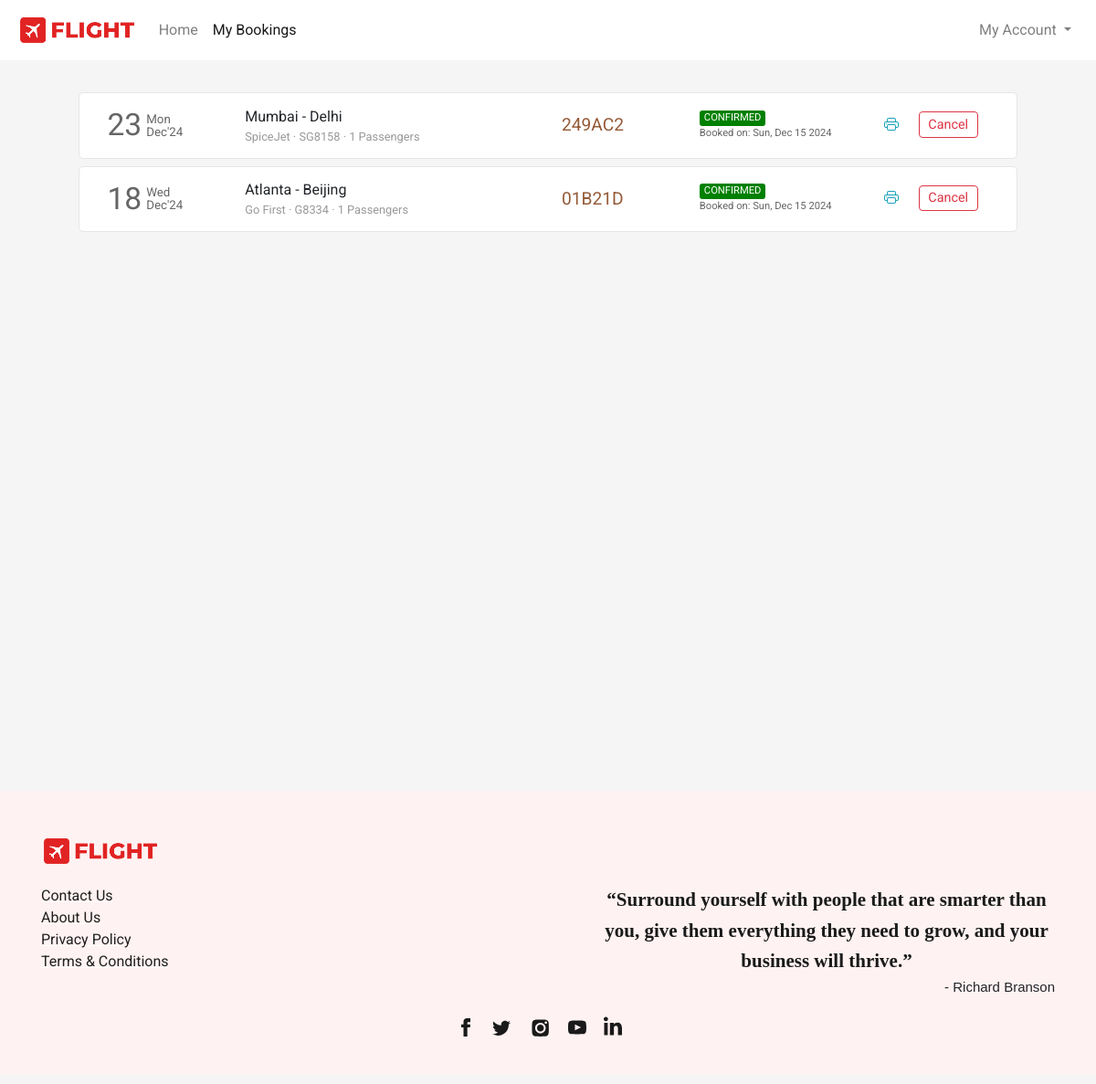
The app's page /booking/bookings/ (signed in) with its own data.
### payment/models.py (models this page shows)
class Ticket(models.Model):
    user = models.ForeignKey(User, on_delete=models.CASCADE, related_name="bookings", blank=True, null=True)
    passengers = models.ManyToManyField(Passenger, related_name="flight_tickets")
    ref_no = models.CharField(max_length=6, unique=True)
    flight = models.ForeignKey(Flight, on_delete=models.CASCADE, related_name="tickets", blank=True, null=True)
    flight_ddate = models.DateField(blank=True, null=True)
    flight_adate = models.DateField(blank=True, null=True)
    flight_fare = models.FloatField(blank=True, null=True)
    other_charges = models.FloatField(blank=True, null=True)
    coupon_used = models.CharField(max_length=15, blank=True)
    coupon_discount = models.FloatField(default=0.0)
    total_fare = models.FloatField(blank=True, null=True)
    seat_class = models.CharField(max_length=20, choices=SEAT_CLASS)
    booking_date = models.DateTimeField(default=datetime.now)
    mobile = models.CharField(max_length=20, blank=True)
    email = models.EmailField(max_length=45, blank=True)
    status = models.CharField(max_length=45, choices=TICKET_STATUS)

### flights/models.py (models this page shows, shortened)
class Flight(models.Model):
    origin = models.ForeignKey(Place, on_delete=models.CASCADE, related_name="departures",null=True)
    destination = models.ForeignKey(Place, on_delete=models.CASCADE, related_name="arrivals",null=True)
    depart_time = models.TimeField(auto_now=False, auto_now_add=False,null=True)
    depart_day = models.ManyToManyField(Week, related_name="flights_of_the_day")
    duration = models.DurationField(null=True)
    arrival_time = models.TimeField(auto_now=False, auto_now_add=False,null=True)
    plane = models.CharField(max_length=24,null=True)
    airline = models.CharField(max_length=64,null=True)
    economy_fare = models.FloatField(null=True)
    business_fare = models.FloatField(null=True)
    first_fare = models.FloatField(null=True)

class Place(models.Model):
    city = models.CharField(max_length=64,null=True)
    airport = models.CharField(max_length=64,null=True)
    code = models.CharField(max_length=3,null=True)
    country = models.CharField(max_length=64,null=True)

### booking/views.py (the view)
# urls.py: path('bookings/', views.bookings, name="bookings"),
def bookings(request):
    if request.user.is_authenticated:
        tickets = Ticket.objects.filter(user=request.user).order_by('-booking_date')
        return render(request, 'bookings.html', {
            'page': 'bookings',
            'tickets': tickets
        })
    else:
        return HttpResponseRedirect(reverse('login'))

### frontend/template/bookings.html (shortened to what this page needs)
{% extends 'layout.html' %}
{% load static %}
{% block head %}
    <link rel="stylesheet" href="{% static 'css/bookings_style.css' %}">
{% endblock head %}
{% block body %}
    <section class="section section1">
        <div class="container">
            {% if tickets %}
                {% for ticket in tickets %}
                    <div class="row each-booking-div" id="{{ticket.ref_no}}">
                        <div class="col-2" style="display: flex;">
                            <div style="display: flex; color: #666666; margin-top: auto;">
                                <div>
                                    <span style="font-size: 2.1em;">{{ticket.flight_ddate | date:"d"}}</span>
                                </div>
                                <div style="font-size: smaller; display: flex; margin: auto 0; padding-left: 5px; line-height: 1em;">
                                    <div style="margin: auto;">
                                        <div style="margin-bottom: 1px;">{{ticket.flight_ddate | date:"D"}}</div>
                                        <div style="margin-top: 1px;">{{ticket.flight_ddate | date:"M'y"}}</div>
                                    </div>
                                </div>
                            </div>
                        </div>
                        <div class="col-4 middle-div">
                            <div style="width:100%">
                                <div class="row places-div" style=" display: flex;">
                                    <div style="max-width: 45%;">{{ticket.flight.origin.city}}</div>
                                    <div>&nbsp;-&nbsp;</div>
                                    <div style="max-width: 45%;">{{ticket.flight.destination.city}}</div>
                                </div>
                                <div class="row places-div" style="font-size: .8em; color: #999999; ">
                                    <div style="max-width: 100%;">{{ticket.flight.airline}} &middot; {{ticket.flight.plane}} &middot; {{ticket.passengers.count}} Passengers</div>
                                </div>
                            </div>
                        </div>
                        <div class="col-2 middle-div">
                            <div style="font-size: 1.2em; color: #945937;">{{ticket.ref_no}}</div>
                        </div>
                        <div class="col-2 middle-div">
                            <div>
                                <div class="row status-div">
                                    {% if ticket.status == 'CONFIRMED' %}
                                        <div class="green">{{ticket.status}}</div>
                                    {% endif %}
                                </div>
                                <div class="row booking-date-div" style="font-size: .7em; color: #666;">
                                    {% if ticket.status == 'CONFIRMED' %}
                                        Booked on: {{ticket.booking_date | date:"D, M d Y"}}
                                    {% endif %}
                                </div>
                            </div>
                        </div>
                        <div class="col-2 last-div">
                            <div>
                                <div class="ticket-action-div">
                                    {% if ticket.status == 'CONFIRMED' %}
                                        <form action="{% url 'cancelTicket' %}" method="get" target="_blank">
                                            <button type="submit" class="btn btn-outline-info btnp pbtn">
                                            </button>
                                        </form>
                                        <button class="btn btn-outline-danger btnp cbtn"  data-ref="{{ticket.ref_no}}" onclick="popup(this)">Cancel</button>
                                    {% endif %}
                                </div>
                            </div>
                        </div>
                    </div>
                {% endfor %}
            {% endif %}
        </div>
    </section>
{% endblock %}

### frontend/static/css/layout_style.css (style rules this page uses)
body { margin: 0px; padding: 0px; font-family: "Rubik", sans-serif; font-weight: normal; font-style: normal; min-width: 250px; }
.section { background-size: cover; background-position: center; background-repeat: no-repeat; padding: 30px 50px; min-height: 100vh; }

### frontend/static/css/bookings_style.css (style rules this page uses)
* { font-family: 'Roboto', sans-serif; }
body { background-color: #f5f5f5; word-wrap: break-word; }
.container { cursor: pointer; }
.each-booking-div { width: 96%; margin: 5px auto 8px auto; transition-duration: .4s; padding: 10px 15px; background-color: #fff; border: 1px solid #e6e6e6; border-radius: 5px; }
.btnp { padding: .15rem .6rem; font-size: .9em; margin-top: 3px; margin-bottom: 5px; }
.each-booking-div > div { display: flex; overflow: auto; }
.each-booking-div > div > div { margin-top: auto; margin-bottom: auto; width: 100%; }
.green, .red, .orange { border-radius: 3px; color: white; padding-left: 5px; padding-right: 5px; font-size: .7em; }
.green { background-color: green; }
.ticket-action-div { display: flex; justify-content: space-evenly; }
.pbtn, .rbtn { border: 0; }

### records on screen
Ticket: flight_ddate "23", flight_ddate "Mon", flight_ddate "Dec'24", flight.origin.city "Mumbai", flight.destination.city "Delhi", flight.airline "SpiceJet", flight.plane "SG8158", passengers.count "1", ref_no "249AC2", status "CONFIRMED", booking_date "Sun, Dec 15 2024"
Ticket: flight_ddate "18", flight_ddate "Wed", flight_ddate "Dec'24", flight.origin.city "Atlanta", flight.destination.city "Beijing", flight.airline "Go First", flight.plane "G8334", passengers.count "1", ref_no "01B21D", status "CONFIRMED", booking_date "Sun, Dec 15 2024"
